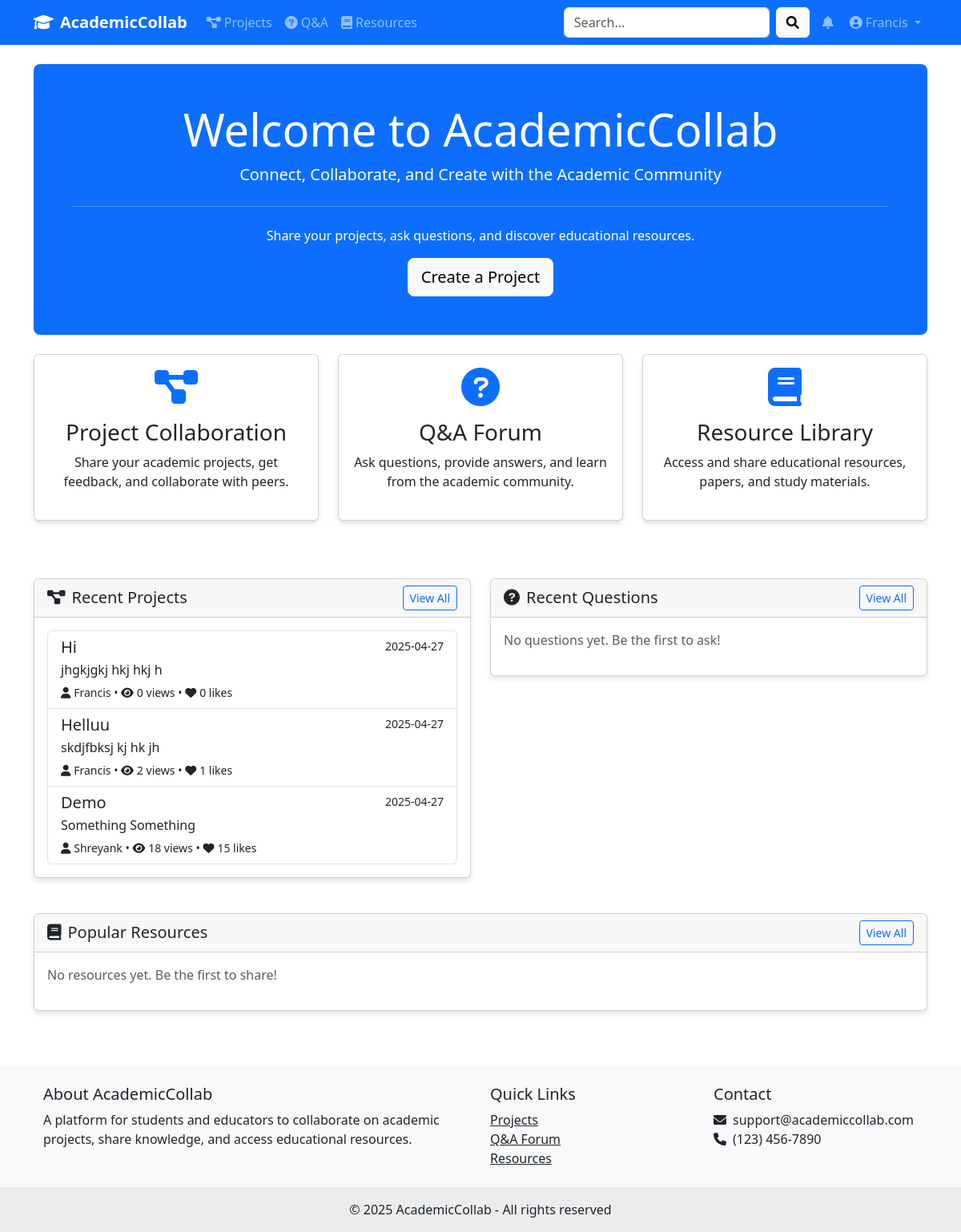
The app's page / (signed in) with its own data.
### app.py (models this page shows, shortened)
class User(db.Model, UserMixin):
    id = db.Column(db.Integer, primary_key=True)
    username = db.Column(db.String(80), unique=True, nullable=False)
    email = db.Column(db.String(120), unique=True, nullable=False)
    password_hash = db.Column(db.String(128))
    user_type = db.Column(db.String(20), nullable=False)  # 'student' or 'educator'
    institution = db.Column(db.String(120))
    bio = db.Column(db.Text)
    profile_pic = db.Column(db.String(120), default='default_profile.png')
    date_joined = db.Column(db.DateTime, default=datetime.utcnow)
    domain = db.Column(db.String(120), nullable=True)  # For educators
    skills = db.Column(db.String(255), nullable=True)  # For educators, comma-separated
    designation = db.Column(db.String(120), nullable=True)  # For educators
    projects = db.relationship('Project', backref='author', lazy=True)
    queries = db.relationship('Query', backref='author', lazy=True)
    resources = db.relationship('Resource', backref='uploader', lazy=True)
    comments = db.relationship('Comment', backref='author', lazy=True)

class Project(db.Model):
    id = db.Column(db.Integer, primary_key=True)
    title = db.Column(db.String(100), nullable=False)
    description = db.Column(db.Text, nullable=False)
    content = db.Column(db.Text)
    project_type = db.Column(db.String(50))
    subject = db.Column(db.String(50))
    date_posted = db.Column(db.DateTime, index=True, default=datetime.utcnow)
    user_id = db.Column(db.Integer, db.ForeignKey('user.id'), nullable=False)
    collaborators = db.Column(db.Text)  # Stored as JSON string of user IDs
    files = db.relationship('ProjectFile', backref='project', lazy=True)
    comments = db.relationship('Comment', backref='project', lazy=True)
    views = db.Column(db.Integer, default=0)
    likes = db.Column(db.Integer, default=0)
    scope = db.Column(db.String(10), default='public')  # 'public' or 'private'

### app.py (the view)
@app.route('/')
def index():
    if current_user.is_authenticated:
        recent_projects = Project.query.order_by(Project.date_posted.desc()).limit(5).all()
        recent_queries = Query.query.order_by(Query.date_posted.desc()).limit(5).all()
        popular_resources = Resource.query.order_by(Resource.downloads.desc()).limit(5).all()
    else:
        recent_projects = []
        recent_queries = []
        popular_resources = []
    return render_template('index.html',
                          projects=recent_projects,
                          queries=recent_queries,
                          resources=popular_resources)

### app.py (called while the page is built)
@login_manager.user_loader
def load_user(user_id):
    return User.query.get(int(user_id))

### templates/index.html (shortened to what this page needs)
{% extends "base.html" %}
{% block content %}
<div class="row">
    <div class="col-12 mb-4">
        <div class="bg-primary text-white p-5 rounded-3 text-center">
            <h1 class="display-4">Welcome to AcademicCollab</h1>
            <p class="lead">Connect, Collaborate, and Create with the Academic Community</p>
            <hr class="my-4">
            <p>Share your projects, ask questions, and discover educational resources.</p>
            {% if not current_user.is_authenticated %}
                <a class="btn btn-light btn-lg" href="{{ url_for('register') }}" role="button">Join Now</a>
            {% else %}
                <a class="btn btn-light btn-lg" href="{{ url_for('create_project') }}" role="button">Create a Project</a>
            {% endif %}
        </div>
    </div>
    <div class="col-12 mb-5">
        <div class="row text-center">
            <div class="col-md-4 mb-4">
                <a href="{% if not current_user.is_authenticated %}{{ url_for('login', next=url_for('projects')) }}{% else %}{{ url_for('projects') }}{% endif %}" class="text-decoration-none">
                    <div class="card h-100">
                        <div class="card-body text-center">
                            <i class="fas fa-project-diagram fa-3x text-primary mb-3"></i>
                            <h3 class="card-title">Project Collaboration</h3>
                            <p class="card-text">Share your academic projects, get feedback, and collaborate with peers.</p>
                        </div>
                    </div>
                </a>
            </div>
            <div class="col-md-4 mb-4">
                <a href="{% if not current_user.is_authenticated %}{{ url_for('login', next=url_for('queries')) }}{% else %}{{ url_for('queries') }}{% endif %}" class="text-decoration-none">
                    <div class="card h-100">
                        <div class="card-body text-center">
                            <i class="fas fa-question-circle fa-3x text-primary mb-3"></i>
                            <h3 class="card-title">Q&A Forum</h3>
                            <p class="card-text">Ask questions, provide answers, and learn from the academic community.</p>
                        </div>
                    </div>
                </a>
            </div>
            <div class="col-md-4 mb-4">
                <a href="{% if not current_user.is_authenticated %}{{ url_for('login', next=url_for('resources')) }}{% else %}{{ url_for('resources') }}{% endif %}" class="text-decoration-none">
                    <div class="card h-100">
                        <div class="card-body text-center">
                            <i class="fas fa-book fa-3x text-primary mb-3"></i>
                            <h3 class="card-title">Resource Library</h3>
                            <p class="card-text">Access and share educational resources, papers, and study materials.</p>
                        </div>
                    </div>
                </a>
            </div>
        </div>
    </div>
    <div class="col-lg-6 mb-4">
        <div class="card">
            <div class="card-header d-flex justify-content-between align-items-center">
                <h5 class="mb-0"><i class="fas fa-project-diagram me-2"></i>Recent Projects</h5>
                <a href="{{ url_for('projects') }}" class="btn btn-sm btn-outline-primary">View All</a>
            </div>
            <div class="card-body">
                {% if projects %}
                    <div class="list-group">
                        {% for project in projects %}
                            <a href="{{ url_for('view_project', project_id=project.id) }}" class="list-group-item list-group-item-action">
                                <div class="d-flex w-100 justify-content-between">
                                    <h5 class="mb-1">{{ project.title }}</h5>
                                    <small>{{ project.date_posted.strftime('%Y-%m-%d') }}</small>
                                </div>
                                <p class="mb-1">{{ project.description|truncate(100) }}</p>
                                <small>
                                    <i class="fas fa-user me-1"></i>{{ project.author.username }} &bull;
                                    <i class="fas fa-eye me-1"></i>{{ project.views }} views &bull;
                                    <i class="fas fa-heart me-1"></i>{{ project.likes }} likes
                                </small>
                            </a>
                        {% endfor %}
                    </div>
                {% else %}
                    <p class="text-muted">No projects yet. Be the first to share your work!</p>
                {% endif %}
            </div>
        </div>
    </div>
    <div class="col-lg-6 mb-4">
        <div class="card">
            <div class="card-header d-flex justify-content-between align-items-center">
                <h5 class="mb-0"><i class="fas fa-question-circle me-2"></i>Recent Questions</h5>
                <a href="{{ url_for('queries') }}" class="btn btn-sm btn-outline-primary">View All</a>
            </div>
            <div class="card-body">
                {% if queries %}
                    <div class="list-group">
                        {% for query in queries %}
                            <a href="{{ url_for('view_query', query_id=query.id) }}" class="list-group-item list-group-item-action">
                                <div class="d-flex w-100 justify-content-between">
                                    <h5 class="mb-1">{{ query.title }}</h5>
                                    <small>{{ query.date_posted.strftime('%Y-%m-%d') }}</small>
                                </div>
                                <p class="mb-1">{{ query.content|truncate(100) }}</p>
                                <small>
                                    <i class="fas fa-user me-1"></i>{{ query.author.username }} &bull;
                                    <i class="fas fa-eye me-1"></i>{{ query.views }} views &bull;
                                    <i class="fas fa-comment me-1"></i>{{ query.answers|length }} answers
                                    {% if query.solved %}
                                        &bull; <span class="badge bg-success">Solved</span>
                                    {% endif %}
                                </small>
                            </a>
                        {% endfor %}
                    </div>
                {% else %}
                    <p class="text-muted">No questions yet. Be the first to ask!</p>
                {% endif %}
            </div>
        </div>
    </div>
    <div class="col-12">
        <div class="card">
            <div class="card-header d-flex justify-content-between align-items-center">
                <h5 class="mb-0"><i class="fas fa-book me-2"></i>Popular Resources</h5>
                <a href="{{ url_for('resources') }}" class="btn btn-sm btn-outline-primary">View All</a>
            </div>
            <div class="card-body">
                {% if resources %}
                    <div class="row">
                        {% for resource in resources %}
                            <div class="col-md-4 mb-3">
                                <div class="card resource-card h-100">
                                    <div class="card-body">
                                        <h5 class="card-title">{{ resource.title }}</h5>
                                        <p class="card-text">{{ resource.description|truncate(80) }}</p>
                                        <div class="d-flex justify-content-between align-items-center">
                                            <span class="badge bg-primary">{{ resource.resource_type }}</span>
                                            <small class="text-muted">
                                                <i class="fas fa-download me-1"></i>{{ resource.downloads }}
                                            </small>
                                        </div>
                                    </div>
                                    <div class="card-footer bg-transparent">
                                        <a href="{{ url_for('view_resource', resource_id=resource.id) }}" class="btn btn-sm btn-outline-primary">View Details</a>
                                    </div>
                                </div>
                            </div>
                        {% endfor %}
                    </div>
                {% else %}
                    <p class="text-muted">No resources yet. Be the first to share!</p>
                {% endif %}
            </div>
        </div>
    </div>
</div>
{% endblock %}

### templates/base.html (shortened to what this page needs)
<!DOCTYPE html>
<html lang="en">
<head>
    <link href="https://cdn.jsdelivr.net/npm/bootstrap@5.3.0-alpha1/dist/css/bootstrap.min.css" rel="stylesheet">
    <link rel="stylesheet" href="https://cdnjs.cloudflare.com/ajax/libs/font-awesome/6.0.0/css/all.min.css">
</head>
<body>
    <nav class="navbar navbar-expand-lg navbar-dark bg-primary mb-4">
        <div class="container">
            <a class="navbar-brand" href="{{ url_for('index') }}">
                <i class="fas fa-graduation-cap me-2"></i>AcademicCollab
            </a>
            <div class="collapse navbar-collapse" id="navbarNav">
                <ul class="navbar-nav me-auto">
                    <li class="nav-item">
                        <a class="nav-link" href="{{ url_for('projects') }}">
                            <i class="fas fa-project-diagram me-1"></i>Projects
                        </a>
                    </li>
                    <li class="nav-item">
                        <a class="nav-link" href="{{ url_for('queries') }}">
                            <i class="fas fa-question-circle me-1"></i>Q&A
                        </a>
                    </li>
                    <li class="nav-item">
                        <a class="nav-link" href="{{ url_for('resources') }}">
                            <i class="fas fa-book me-1"></i>Resources
                        </a>
                    </li>
                </ul>
                <form class="d-flex me-2" action="{{ url_for('search') }}" method="GET">
                    <input class="form-control me-2" type="search" name="q" placeholder="Search...">
                    <button class="btn btn-light" type="submit">
                        <i class="fas fa-search"></i>
                    </button>
                </form>
                <ul class="navbar-nav">
                    {% if current_user.is_authenticated %}
                        <li class="nav-item">
                            <a class="nav-link" href="{{ url_for('notifications') }}">
                                <i class="fas fa-bell me-1"></i>
                                {% set unread_count = current_user.notifications|selectattr('read', 'equalto', false)|list|length %}
                            </a>
                        </li>
                        <li class="nav-item dropdown">
                            <a class="nav-link dropdown-toggle" href="#" id="navbarDropdown" role="button" data-bs-toggle="dropdown">
                                <i class="fas fa-user-circle me-1"></i>{{ current_user.username }}
                            </a>
                        </li>
                    {% endif %}
                </ul>
            </div>
        </div>
    </nav>
    <div class="container">
        {% block content %}{% endblock %}
    </div>
    <footer class="bg-light text-center text-lg-start mt-5">
        <div class="container p-4">
            <div class="row">
                <div class="col-lg-6 col-md-12 mb-4 mb-md-0">
                    <h5>About AcademicCollab</h5>
                    <p>
                        A platform for students and educators to collaborate on academic projects,
                        share knowledge, and access educational resources.
                    </p>
                </div>
                <div class="col-lg-3 col-md-6 mb-4 mb-md-0">
                    <h5>Quick Links</h5>
                    <ul class="list-unstyled mb-0">
                        <li><a href="{{ url_for('projects') }}" class="text-dark">Projects</a></li>
                        <li><a href="{{ url_for('queries') }}" class="text-dark">Q&A Forum</a></li>
                        <li><a href="{{ url_for('resources') }}" class="text-dark">Resources</a></li>
                    </ul>
                </div>
                <div class="col-lg-3 col-md-6 mb-4 mb-md-0">
                    <h5>Contact</h5>
                    <ul class="list-unstyled">
                        <li><i class="fas fa-envelope me-2"></i>support@academiccollab.com</li>
                        <li><i class="fas fa-phone me-2"></i>(123) 456-7890</li>
                    </ul>
                </div>
            </div>
        </div>
        <div class="text-center p-3" style="background-color: rgba(0, 0, 0, 0.05);">
            © 2025 AcademicCollab - All rights reserved
        </div>
    </footer>
</body>
</html>

### templates/base.html (style rules this page uses)
.navbar-brand { font-weight: bold; }
.card { margin-bottom: 20px; box-shadow: 0 4px 6px rgba(0,0,0,0.1); }

### records on screen
User: username "Francis"
Project: title "Hi", date_posted "2025-04-27", description "jhgkjgkj hkj hkj h", author.username "Francis", views "0", likes "0"
Project: title "Helluu", date_posted "2025-04-27", description "skdjfbksj kj hk jh", author.username "Francis", views "2", likes "1"
Project: title "Demo", date_posted "2025-04-27", description "Something Something", author.username "Shreyank", views "18", likes "15"
